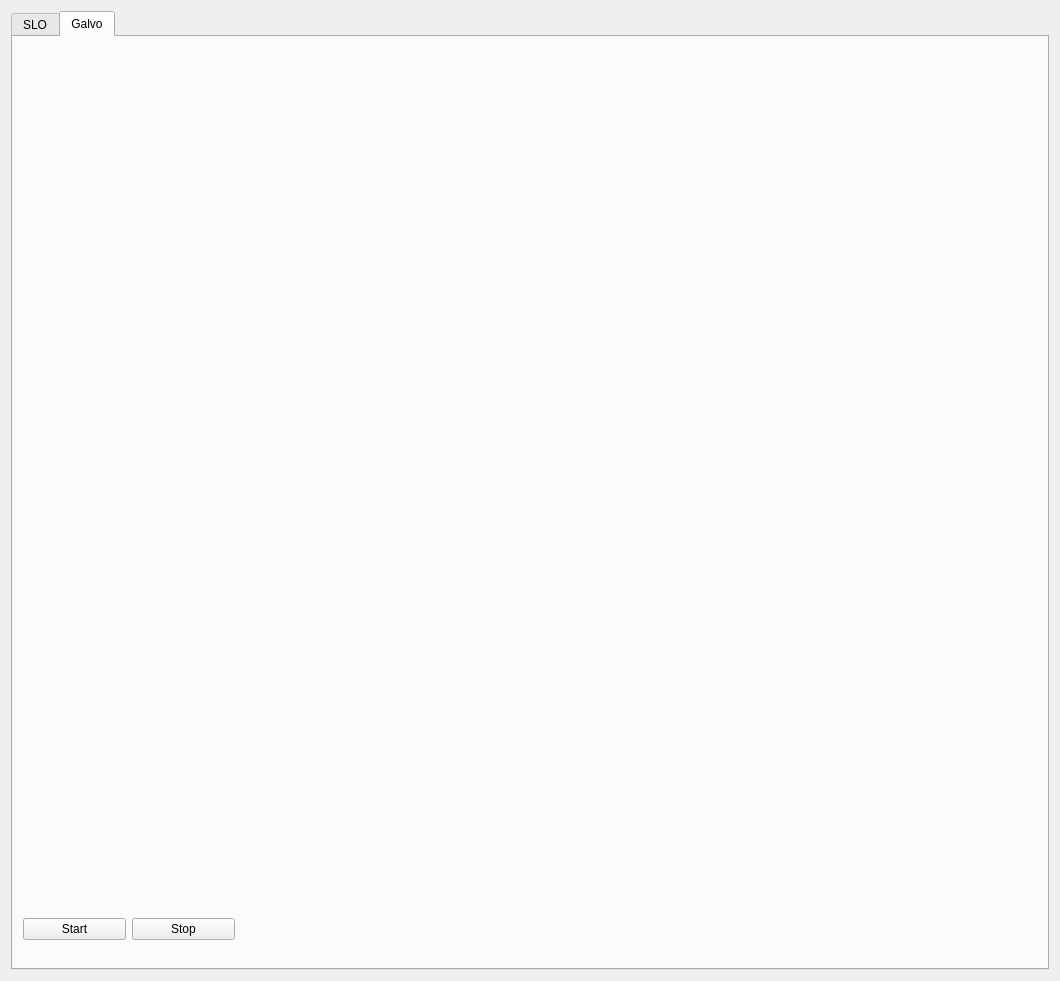
<?xml version="1.0" encoding="UTF-8"?>
<ui version="4.0">
 <class>OCTDialog</class>
 <widget class="QDialog" name="OCTDialog">
  <property name="geometry">
   <rect>
    <x>0</x>
    <y>0</y>
    <width>1060</width>
    <height>981</height>
   </rect>
  </property>
  <property name="windowTitle">
   <string>UCD OCT Dev Tool</string>
  </property>
  <layout class="QVBoxLayout" name="verticalLayout_3">
   <item>
    <widget class="QTabWidget" name="tabWidget">
     <property name="currentIndex">
      <number>1</number>
     </property>
     <widget class="QWidget" name="tab">
      <attribute name="title">
       <string>SLO</string>
      </attribute>
      <layout class="QVBoxLayout" name="verticalLayout_2">
       <item>
        <layout class="QHBoxLayout" name="horizontalLayout_2">
         <item>
          <layout class="QVBoxLayout" name="verticalLayoutSidebar">
           <item>
            <widget class="ScanConfigWidget" name="widgetScanConfig" native="true">
             <property name="minimumSize">
              <size>
               <width>0</width>
               <height>80</height>
              </size>
             </property>
            </widget>
           </item>
           <item>
            <widget class="AcqParamsWidget" name="widgetAcqParams" native="true">
             <property name="minimumSize">
              <size>
               <width>0</width>
               <height>80</height>
              </size>
             </property>
            </widget>
           </item>
           <item>
            <widget class="QPushButton" name="pbEtc">
             <property name="text">
              <string>Etc</string>
             </property>
            </widget>
           </item>
           <item>
            <spacer name="verticalSpacer">
             <property name="orientation">
              <enum>Qt::Vertical</enum>
             </property>
             <property name="sizeHint" stdset="0">
              <size>
               <width>20</width>
               <height>40</height>
              </size>
             </property>
            </spacer>
           </item>
          </layout>
         </item>
         <item>
          <widget class="QWidget" name="widgetDummy" native="true">
           <property name="minimumSize">
            <size>
             <width>800</width>
             <height>800</height>
            </size>
           </property>
          </widget>
         </item>
        </layout>
       </item>
       <item>
        <layout class="QHBoxLayout" name="horizontalLayout">
         <item>
          <widget class="QPushButton" name="pbStart">
           <property name="text">
            <string>Start</string>
           </property>
          </widget>
         </item>
         <item>
          <widget class="QPushButton" name="pbStop">
           <property name="text">
            <string>Stop</string>
           </property>
          </widget>
         </item>
         <item>
          <layout class="QVBoxLayout" name="verticalLayout">
           <item>
            <widget class="CbAscansFileSaveWidget" name="widget_2" native="true">
             <property name="minimumSize">
              <size>
               <width>800</width>
               <height>0</height>
              </size>
             </property>
            </widget>
           </item>
           <item>
            <widget class="CbSpectraFileSaveWidget" name="widget" native="true">
             <property name="minimumSize">
              <size>
               <width>800</width>
               <height>0</height>
              </size>
             </property>
            </widget>
           </item>
          </layout>
         </item>
        </layout>
       </item>
      </layout>
     </widget>
     <widget class="QWidget" name="tab_2">
      <attribute name="title">
       <string>Galvo</string>
      </attribute>
      <widget class="QWidget" name="layoutWidget">
       <property name="geometry">
        <rect>
         <x>10</x>
         <y>880</y>
         <width>1018</width>
         <height>25</height>
        </rect>
       </property>
       <layout class="QHBoxLayout" name="horizontalLayout_3">
        <item>
         <widget class="QPushButton" name="pbStart_2">
          <property name="text">
           <string>Start</string>
          </property>
         </widget>
        </item>
        <item>
         <widget class="QPushButton" name="pbStop_2">
          <property name="text">
           <string>Stop</string>
          </property>
         </widget>
        </item>
        <item>
         <layout class="QVBoxLayout" name="verticalLayout_4">
          <item>
           <widget class="QWidget" name="widget_4" native="true">
            <property name="minimumSize">
             <size>
              <width>800</width>
              <height>0</height>
             </size>
            </property>
           </widget>
          </item>
         </layout>
        </item>
       </layout>
      </widget>
      <widget class="QWidget" name="widget_3" native="true">
       <property name="geometry">
        <rect>
         <x>220</x>
         <y>20</y>
         <width>800</width>
         <height>800</height>
        </rect>
       </property>
      </widget>
     </widget>
    </widget>
   </item>
  </layout>
 </widget>
 <customwidgets>
  <customwidget>
   <class>ScanConfigWidget</class>
   <extends>QWidget</extends>
   <header>ScanConfigWidget</header>
   <container>1</container>
  </customwidget>
  <customwidget>
   <class>AcqParamsWidget</class>
   <extends>QWidget</extends>
   <header>AcqParamsWidget</header>
   <container>1</container>
  </customwidget>
  <customwidget>
   <class>CbAscansFileSaveWidget</class>
   <extends>QWidget</extends>
   <header>CbFileSaveWidget</header>
   <container>1</container>
  </customwidget>
  <customwidget>
   <class>CbSpectraFileSaveWidget</class>
   <extends>QWidget</extends>
   <header>CbFileSaveWidget</header>
   <container>1</container>
  </customwidget>
 </customwidgets>
 <resources/>
 <connections/>
</ui>
